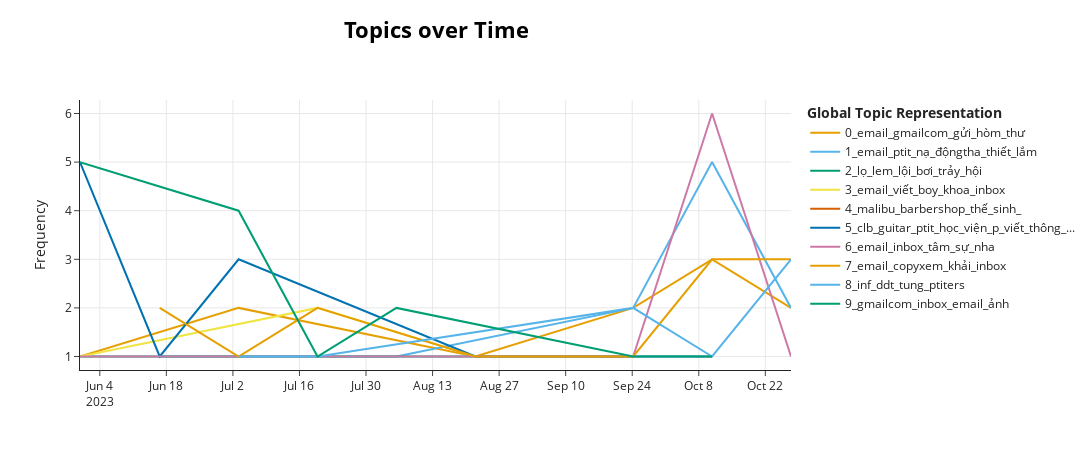

Notebook code cell kept with this figure:
### Code cell
topic_model.visualize_topics_over_time(topics_over_time)

### Figure 1 — Plotly figure (JSON) as saved in the notebook; plotly's stock layout.template omitted (floating-point values rounded to 4 significant figures)
{"data": [{"hoverinfo": "text", "hovertext": ["<b>Topic 0</b><br>Words: email, gửi, inbox, hòm_thư, ảnh", "<b>Topic 0</b><br>Words: gmailcom, email, inbox, hòm_thư, ảnh", "<b>Topic 0</b><br>Words: gmailcom, inbox, email, ảnh, gửi", "<b>Topic 0</b><br>Words: email, gmailcom, gửi, hòm_thư, ảnh", "<b>Topic 0</b><br>Words: gmailcom, inbox, email, hòm_thư, gửi", "<b>Topic 0</b><br>Words: email, gmailcom, gửi, inbox, hòm_thư"], "marker": {"color": "#E69F00"}, "mode": "lines", "name": "0_email_gmailcom_gửi_hòm_thư", "type": "scatter", "x": ["2023-05-30T20:00:57.600000", "2023-07-03T04:48:00", "2023-08-22T00:00:00", "2023-09-24T04:48:00", "2023-10-10T19:12:00", "2023-10-27T09:36:00"], "y": [1, 2, 1, 2, 3, 2]}, {"hoverinfo": "text", "hovertext": ["<b>Topic 1</b><br>Words: ptit_nạ, hẹn, chữxem, chăm_xíu, gmailcom", "<b>Topic 1</b><br>Words: email, yêu_thươngtrao, hải_hậunam_định, yêu_thương, chia_tay", "<b>Topic 1</b><br>Words: zalo_thui, lười_học, lớp, bảo_thẳng, lắm", "<b>Topic 1</b><br>Words: ny, lười_học, _o, gmailcom, lắm", "<b>Topic 1</b><br>Words: email, độngtha_thiết, ngườikhát, khép, chữxem", "<b>Topic 1</b><br>Words: buông, độngtha_thiết, buông_đc, email, trải"], "marker": {"color": "#56B4E9"}, "mode": "lines", "name": "1_email_ptit_nạ_độngtha_thiết_lắm", "type": "scatter", "x": ["2023-06-16T14:24:00", "2023-07-19T19:12:00", "2023-08-05T09:36:00", "2023-09-24T04:48:00", "2023-10-10T19:12:00", "2023-10-27T09:36:00"], "y": [1, 1, 1, 2, 5, 2]}, {"hoverinfo": "text", "hovertext": ["<b>Topic 2</b><br>Words: bơi, lội, khai_mạc, chính_thức, trảy_hội", "<b>Topic 2</b><br>Words: lọ_lem, giày, trảy_hội, lội, đánh_rơi"], "marker": {"color": "#009E73"}, "mode": "lines", "name": "2_lọ_lem_lội_bơi_trảy_hội", "type": "scatter", "x": ["2023-05-30T20:00:57.600000", "2023-09-24T04:48:00"], "y": [1, 1]}, {"hoverinfo": "text", "hovertext": ["<b>Topic 3</b><br>Words: email, viết, đọc, máy, đăng", "<b>Topic 3</b><br>Words: email, lớp, viết, inbox, boy_khoa", "<b>Topic 3</b><br>Words: đẹp_trai, hội_fa_viễn_thông, tửviễn_thông, boy_khoa, người_yêu", "<b>Topic 3</b><br>Words: máy, email, học_bổng, đọc, hội_fa_viễn_thông"], "marker": {"color": "#F0E442"}, "mode": "lines", "name": "3_email_viết_boy_khoa_inbox", "type": "scatter", "x": ["2023-05-30T20:00:57.600000", "2023-07-19T19:12:00", "2023-08-22T00:00:00", "2023-09-24T04:48:00"], "y": [1, 2, 1, 1]}, {"hoverinfo": "text", "hovertext": ["<b>Topic 4</b><br>Words: malibu, barbershop, thế_sinh, , "], "marker": {"color": "#D55E00"}, "mode": "lines", "name": "4_malibu_barbershop_thế_sinh_", "type": "scatter", "x": ["2023-10-27T09:36:00"], "y": [2]}, {"hoverinfo": "text", "hovertext": ["<b>Topic 5</b><br>Words: học_viện_p, thông_báo, clb_guitar_ptit, viết, guitar_ptit", "<b>Topic 5</b><br>Words: xiên, nhểy, mỹ_đình, start, sáng_lập", "<b>Topic 5</b><br>Words: hanu_nhá, học_viện_công_nghệ_bưu_chính_viễn_thông, _laodongvn, chào_admin, học", "<b>Topic 5</b><br>Words: tshirt, tào_phớ, thanks, ptit_guitar_club, info", "<b>Topic 5</b><br>Words: kính_cận, miễn_phí, kính, _nguyễn_trãi, free"], "marker": {"color": "#0072B2"}, "mode": "lines", "name": "5_clb_guitar_ptit_học_viện_p_viết_thông_...", "type": "scatter", "x": ["2023-05-30T20:00:57.600000", "2023-06-16T14:24:00", "2023-07-03T04:48:00", "2023-08-22T00:00:00", "2023-10-10T19:12:00"], "y": [5, 1, 3, 1, 1]}, {"hoverinfo": "text", "hovertext": ["<b>Topic 6</b><br>Words: thị_wibu, email, mọi_người_kì, gmailcom, hòm_thư", "<b>Topic 6</b><br>Words: email, hòm_thư, inbox, gửi, gmailcom", "<b>Topic 6</b><br>Words: email, tâm_sự, bắt_chuyện, vô_tình, bớt", "<b>Topic 6</b><br>Words: hí, gmailcom, email, thoy_nạ, thị_wibu", "<b>Topic 6</b><br>Words: email, inbox, nhắn, viết, tâm_sự", "<b>Topic 6</b><br>Words: email, cung_ma_kết_tớ, mọi_người_kì, có_lẽ, lời_lẽ"], "marker": {"color": "#CC79A7"}, "mode": "lines", "name": "6_email_inbox_tâm_sự_nha", "type": "scatter", "x": ["2023-05-30T20:00:57.600000", "2023-07-03T04:48:00", "2023-09-07T14:24:00", "2023-09-24T04:48:00", "2023-10-10T19:12:00", "2023-10-27T09:36:00"], "y": [1, 1, 1, 1, 6, 1]}, {"hoverinfo": "text", "hovertext": ["<b>Topic 7</b><br>Words: copyxem, email, gmailcom, nhá, báo_chí", "<b>Topic 7</b><br>Words: thi_xstk, gmailcom, hòm_thư, email, máy_tính", "<b>Topic 7</b><br>Words: email, inbox, copyxem, thi_xstk, gmailcom", "<b>Topic 7</b><br>Words: email, inbox, gửi, sinh_viên, hòm_thư", "<b>Topic 7</b><br>Words: tham_quan, anh_trai, inbox, xa_hà_đông, email", "<b>Topic 7</b><br>Words: email, khải, copyxem, inbox, clb", "<b>Topic 7</b><br>Words: email, gmailcom, gửi, hòm_thư, khải"], "marker": {"color": "#E69F00"}, "mode": "lines", "name": "7_email_copyxem_khải_inbox", "type": "scatter", "x": ["2023-06-16T14:24:00", "2023-07-03T04:48:00", "2023-07-19T19:12:00", "2023-08-22T00:00:00", "2023-09-24T04:48:00", "2023-10-10T19:12:00", "2023-10-27T09:36:00"], "y": [2, 1, 2, 1, 1, 3, 3]}, {"hoverinfo": "text", "hovertext": ["<b>Topic 8</b><br>Words: page, anti_hv, chính_thức, nam_dcn, tung", "<b>Topic 8</b><br>Words: fpt_softwarexem, chửi, tung, ptiters, ddt", "<b>Topic 8</b><br>Words: viết, fpt_softwarexem, học_viện_hoàng_gia, cảm_mơnn, erik", "<b>Topic 8</b><br>Words: đám_cưới, cưới, sự_kiện, đà_lạt, nho_nhỏ", "<b>Topic 8</b><br>Words: inf, itfest, fest, ddt, nam_dcn"], "marker": {"color": "#56B4E9"}, "mode": "lines", "name": "8_inf_ddt_tung_ptiters", "type": "scatter", "x": ["2023-07-03T04:48:00", "2023-07-19T19:12:00", "2023-09-24T04:48:00", "2023-10-10T19:12:00", "2023-10-27T09:36:00"], "y": [1, 1, 2, 1, 3]}, {"hoverinfo": "text", "hovertext": ["<b>Topic 9</b><br>Words: gmailcom, inbox, email, ảnh, hòm_thư", "<b>Topic 9</b><br>Words: gmailcom, inbox, email, ảnh, hòm_thư", "<b>Topic 9</b><br>Words: gmailcom, inbox, email, ảnh, hòm_thư", "<b>Topic 9</b><br>Words: gmailcom, inbox, email, ảnh, hòm_thư", "<b>Topic 9</b><br>Words: gmailcom, inbox, email, ảnh, hòm_thư", "<b>Topic 9</b><br>Words: gmailcom, inbox, email, ảnh, hòm_thư"], "marker": {"color": "#009E73"}, "mode": "lines", "name": "9_gmailcom_inbox_email_ảnh", "type": "scatter", "x": ["2023-05-30T20:00:57.600000", "2023-07-03T04:48:00", "2023-07-19T19:12:00", "2023-08-05T09:36:00", "2023-09-24T04:48:00", "2023-10-10T19:12:00"], "y": [5, 4, 1, 2, 1, 1]}], "layout": {"height": 450, "hoverlabel": {"bgcolor": "white", "font": {"family": "Rockwell", "size": 16}}, "legend": {"title": {"text": "<b>Global Topic Representation"}}, "title": {"font": {"color": "Black", "size": 22}, "text": "<b>Topics over Time</b>", "x": 0.4, "xanchor": "center", "y": 0.95, "yanchor": "top"}, "width": 1250, "xaxis": {"showgrid": true}, "yaxis": {"showgrid": true, "title": {"text": "Frequency"}}}}
